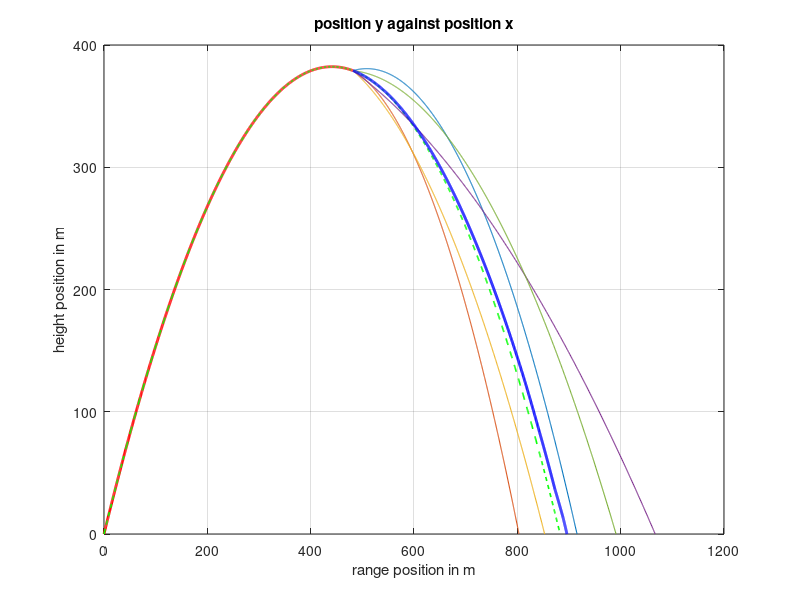

Here is the MATLAB script that generated this plot: (Note: this script raises an error after producing the figure.)
%% This program simulates and calculates the centre of mass of a bomb following a projectile motion
% In this program it is assumed that the bomb starts at on piece and then
% explodes to multiple pieces when it reaches its maximum height.
clear ; clc; % delete the previous programs and move forward
%% Setting up paremters
M = 20; % the mass in kg
theta = pi/3; % the angle that the bomb starts at in deg
speed = 100; % the initial speed of the bomb in m/s
x_speed = speed*cos(theta) ; % x component of the speed
y_speed = speed*sin(theta) ; % y component of the speed
v = [x_speed, y_speed];
g = 9.81; % the acceleraton of gravity in m+/s^2
y_at_peak = y_speed^2/(2*g);
time_at_peak = y_speed/g;
x_at_peak = x_speed*time_at_peak;

%range of explosion is between half-way and three-quarters through
%doing this here because we need speed and position right before explosion
% explosion_time = time_at_peak + rand*time_at_peak*0.5;
explosion_time = time_at_peak*0.5 +rand*time_at_peak;
velocity_pre_explosion = [x_speed,0];
explosion_position = [0, 0];
%% the trajectory of the bomb
tau = 0.01; %timestep
Nsteps = ceil((2*time_at_peak)/tau); % number of steps
explosion_step = ceil(explosion_time/tau);
x_position = zeros(1, Nsteps+1);
y_position = zeros(1, Nsteps+1);
for i=2:Nsteps+1
% now we will update the velocity and the position since the acceleration
% is constant
    t = i*tau ; % current time
% from the kinematic equations
    x_position(i) = x_speed*t ; % x = xo +v(ox)t 
    y_position(i) = y_speed*t - 0.5*g*t^2 ; % y = yo + v(oy)t-gt^2/2
    if i == explosion_step
        velocity_pre_explosion(2) = y_speed - g*t;
        explosion_position = [x_position(i), y_position(i)];
    end
    if y_position(i) < 0 %to counter error due to rounding
        y_position(i) = 0;
        x_position(i) = x_speed*2*time_at_peak;
    end
end
%% plotting 
clf ; % clear and move forward
plot(x_position(1, 1:explosion_step),y_position(1, 1:explosion_step),'r-','LineWidth',2)
grid on
hold on
plot(x_position,y_position,'g--','Linewidth',1.2)
title('position y against position x')
xlabel('range position in m')
ylabel('height position in m')
grid on
hold on

%part 2
%randomise some aspects of explosion
explosion_impulse_time = 0.1;
n_fragments = 5;
fragment_masses = zeros(1, n_fragments);
remaining_mass = M;
for i=1:n_fragments-1
    %largest fragment is less than 60% of remainder, greater than 10%
    %this way we don't have (or 'ignore') minisicule pieces
    fragment_masses(i) = (0.1*remaining_mass) + (0.5*rand*remaining_mass);
    remaining_mass = remaining_mass - fragment_masses(i);
end
fragment_masses(n_fragments) = remaining_mass;

%if each fragment is a circle sector, with sides R = 0.25,
%the angle for each sector is given by
fragment_angles = 2*pi*fragment_masses/M;
%randomising a starting point, relative to the horizontal
explosion_force = 400 + (rand*200); %newtons
impulse = explosion_force*explosion_impulse_time;
x_speed_fragments = zeros(1, n_fragments);
y_speed_fragments = zeros(1, n_fragments);
starting_angle = 2*pi*rand; %randomised initially, cimulative
%getting initial velocities, conservation of momentum
for i=1:n_fragments
    
    %the centre of mass of each circle sector with angle gamma, is along
    %the radius starting from gamma/2 (due to symmetry).
    %so, the angle from from the horizontal to the direction each fragment
    %will fly off in is given by
    
    tilda = starting_angle + fragment_angles(i)/2;
    % mv(aft) - mv(bef) = ft
    
    x_speed_fragments(i) = ((impulse * cos(tilda))+ ...
        (fragment_masses(i)*velocity_pre_explosion(1)))/fragment_masses(i);   
    y_speed_fragments(i) = ((impulse * sin(tilda))+ ...
        (fragment_masses(i)*velocity_pre_explosion(2)))/fragment_masses(i);  
    
    starting_angle = starting_angle + fragment_angles(i);
end
%these get extended, in the following loop
fragment_x_positions = zeros(n_fragments, 1);
fragment_y_positions = zeros(n_fragments, 1);

all_midair = ones(1, n_fragments);
reached_ground = 0; %n of fragments that reached ground
midair = true;
k = 0; %while loop counter
while (midair)
    t = tau*k;
    k = k+1;
    for i=1:n_fragments
        if all_midair(i)
            fragment_x_positions(i, k) = (x_speed_fragments(i)*t)+explosion_position(1);
            fragment_y_positions(i, k) = ((y_speed_fragments(i)*t)-(0.5*g*t^2))+explosion_position(2);
            if (fragment_y_positions(i, k) < 0)
                fragment_y_positions(i, k) = 0;
                t_to_ground_1 = (y_speed_fragments(i)/g) + (((y_speed_fragments(i)^2) + (2*g*explosion_position(2)))^0.5)/g;
%                 t_to_ground_2 = (y_speed_fragments(i)/g) - (((y_speed_fragments(i)^2) + (2*g*explosion_position(2)))^0.5)/g;
                fragment_x_positions(i, k) = explosion_position(1) + (x_speed_fragments(i)*t_to_ground_1);
                all_midair(i) = 0;
                reached_ground = reached_ground + 1;
                if (reached_ground == n_fragments)
                    midair = false;
                    %DO NOT ADD 'BREAK', still need x positions to be set
                end
            end
        else
            fragment_x_positions(i, k) = fragment_x_positions(i, k-1);
        end
    end
end

% fragment_x_positions
% fragment_y_positions

%plotting the trajectory of the peices
for i=1:n_fragments
    plot(fragment_x_positions(i, :),fragment_y_positions(i, :),'LineWidth',0.8);
    grid on
    hold on
end


centre_of_mass = zeros(2, k);
for j=1:k
    for i=1:n_fragments
        centre_of_mass(1, j) = centre_of_mass(1, j) + (fragment_x_positions(i, j) * fragment_masses(i));
        centre_of_mass(2, j) = centre_of_mass(2, j) + (fragment_y_positions(i, j) * fragment_masses(i));
    end
end
centre_of_mass = centre_of_mass/M;

plot(centre_of_mass(1, :),centre_of_mass(2, :),'b-', 'lineWidth', 2) % plotting the centre of mass trajectory
f_names = strings(1, 3 + n_fragments);
f_names(1) = 'bomb';
f_names(2) = 'expected trajectory';
for i=3:2+n_fragments;
    f_names(i) = 'fragment ' + string(i-2);
end
f_names(n_fragments+3) = 'centre of mass';
legend(f_names) %remove this to view graph clearly
